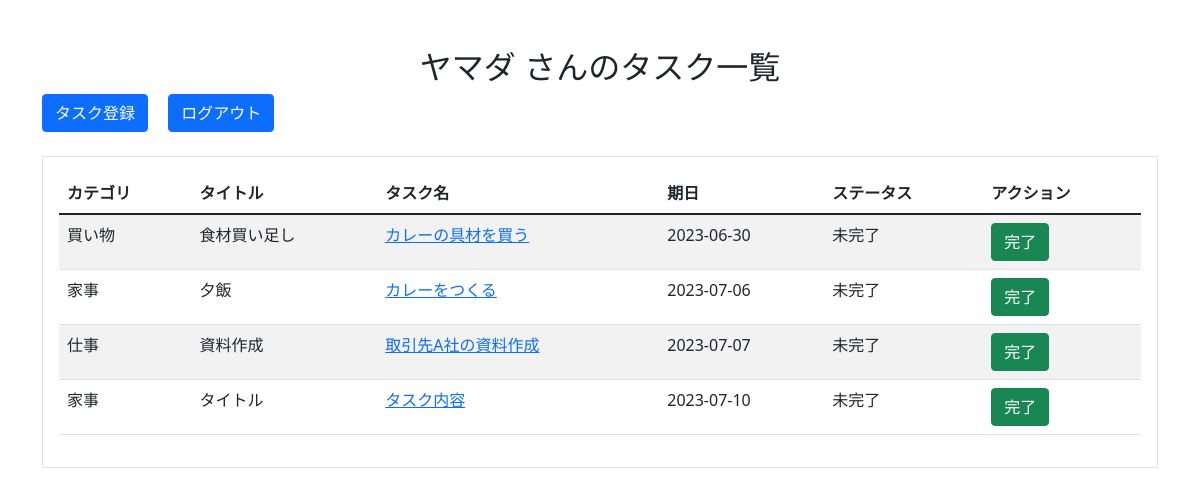
/todo_apps/top (signed in), run on an earlier commit of the app's database.
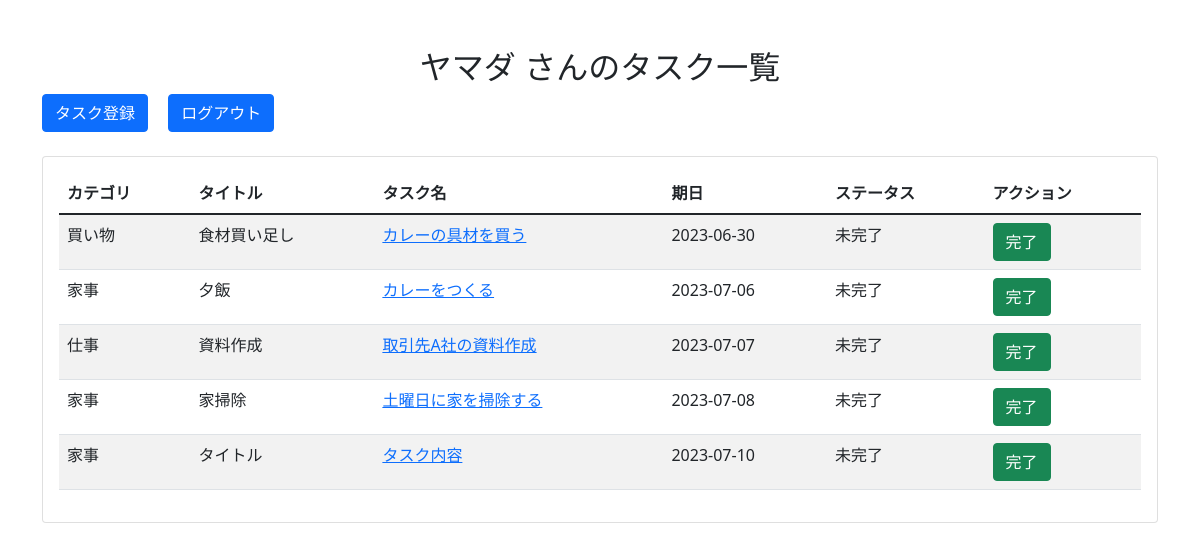
And on a later commit of the database.
### models.py (models this page shows)
class TodoCategory(Base):
    __tablename__ = 'todo_category'
    id = Column(Integer, primary_key=True)
    category_name = Column(String, nullable=False)

class Todo(Base):
    __tablename__ = 'todo'
    id = Column(Integer, primary_key=True)
    title = Column(String, nullable=False)
    content = Column(String, nullable=False)
    memo = Column(Text)
    status = Column(Integer, default=0)
    due_date = Column(DateTime, nullable=False)
    category_id = Column(Integer, ForeignKey('todo_category.id'))
    user_id = Column(Integer, ForeignKey('user.id'))
    user = relationship("User", backref="todos")
    category = relationship("TodoCategory", backref="todos")

### views.py (the view)
@app.route("/todo_apps/top")
def top():
    todos = business_logic.find_todo_all(session["u_id"])
    return render_template("top.html", todos=todos)

### business_logic.py (called while the page is built)
def find_todo_all(u_id):
    todo_list = data_access.find_todo_all(u_id)
    todos = []
    for todo in todo_list:
        todo_item = {
            "id": todo.id,
            "title": todo.title,
            "category": todo.category.category_name,
            "content": todo.content,
            "due_date": f"{todo.due_date:%Y-%m-%d}",
            "status": "未完了" if todo.status == consts.STATUS_INCOMPLETE else "完了"
        }
        todos.append(todo_item)
    return todos

### data_access.py (called while the page is built)
def get_session():
    db_path = os.path.join('sqlite:///', 'db', 'todo.db')
    engine = create_engine(db_path)
    Session = sessionmaker(bind=engine)
    session = Session()
    return session

def find_todo_all(u_id):
    session = get_session()
    todo_list = session.query(Todo).filter(Todo.user_id == u_id, Todo.status == consts.STATUS_INCOMPLETE).order_by(Todo.due_date.asc()).all()
    return todo_list

### templates/top.html (shortened to what this page needs)
{% extends "base.html" %}
{% block main %}
<div class="container mt-5">
  <h2 class="text-center">{{ session["name"] }} さんのタスク一覧</h2>
  <a href="{{ url_for('show_create') }}" class="btn btn-primary me-3">タスク登録</a>
  <a href="{{ url_for('logout') }}" id="logout" class="btn btn-primary">ログアウト</a>
  <div class="card mt-4">
    <div class="card-body">
      <table class="table table-striped">
        <thead>
          <tr>
            <th>カテゴリ</th>
            <th>タイトル</th>
            <th>タスク名</th>
            <th>期日</th>
            <th>ステータス</th>
            <th>アクション</th>
          </tr>
        </thead>
        <tbody>
          {% for todo_item in todos %}
          <tr>
            <td>{{ todo_item["category"] }}</td>
            <td>{{ todo_item["title"] }}</td>
            <td><a href="{{ url_for('show_detail', t_id=todo_item['id']) }}">{{ todo_item["content"] }}</a></td>
            <td>{{ todo_item["due_date"] }}</td>
            <td>{{ todo_item["status"] }}</td>
            <td><a href="{{ url_for('update_todo_done', t_id=todo_item['id']) }}" class="btn btn-success">完了</a></td>
          </tr>
          {% endfor %}
        </tbody>
      </table>
    </div>
  </div>
</div>
{% endblock %}

### templates/base.html (shortened to what this page needs)
<!DOCTYPE html>
<html>
<head>
  <link href="https://cdn.jsdelivr.net/npm/bootstrap@5.1.3/dist/css/bootstrap.min.css" rel="stylesheet">
</head>
<body>
  {% block main %}{% endblock %}
</body>
</html>

What changed in the data, as far as the page shows it:
added Todo: title "家掃除", content "土曜日に家を掃除する"
Also different on the page:
new list line: "家事"
new list line: "2023-07-08 未完了 完了"
